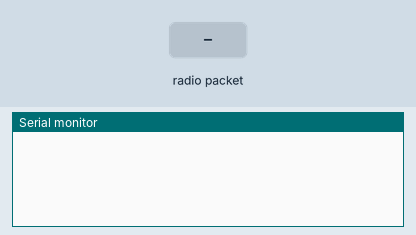
This sketch was run on a simulated ESP8266 (NodeMCU). On the bench: the last lines printed to the serial monitor. Inputs (shaded band) come from the test bench.

Above: at 1.2 s.
1.3 s: radio packet "1" arrives
At 2.1 s:
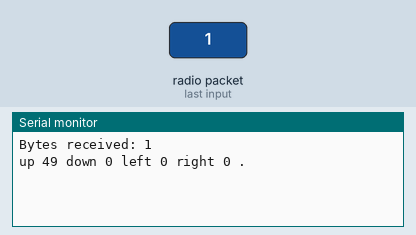
2.8 s: radio packet "0" arrives
At 3.3 s:
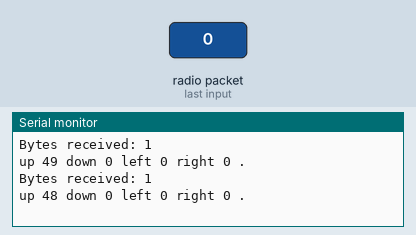
4.3 s: radio packet "2" arrives
At 5.6 s:
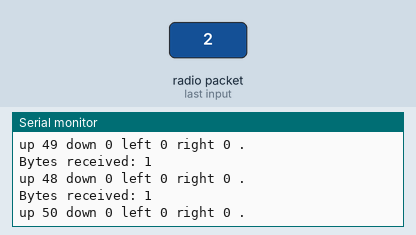

The sketch:

Joystick_Receiver_Wireless.ino
```cpp
// (licence header left out)
#include <ESP8266WiFi.h>
#include <espnow.h>

// Structure example to receive data
// Must match the sender structure
typedef struct Directions{
  bool up;
  bool down;
  bool left;
  bool right;
  bool button;
} Directions;

Directions Dirs {false, false, false, false, false};
void printDir(Directions &Dirs){

  Serial.print("up ");
  Serial.print(Dirs.up);
  Serial.print(" down ");
  Serial.print(Dirs.down);
  Serial.print(" left ");
  Serial.print(Dirs.left);
  Serial.print(" right ");
  Serial.print(Dirs.right);
  Serial.println(Dirs.button ? " !":" .");
}
// Callback function that will be executed when data is received
void OnDataRecv(uint8_t * mac, uint8_t *incomingData, uint8_t len) {
  memcpy(&Dirs, incomingData, sizeof(Dirs));
  Serial.print("Bytes received: ");
  Serial.println(len);
  printDir(Dirs);
  Serial.println();
}

void setup() {
  // Initialize Serial Monitor
  Serial.begin(115200);

  // Set device as a Wi-Fi Station
  WiFi.mode(WIFI_STA);
  WiFi.disconnect();

  // Init ESP-NOW
  if (esp_now_init() != 0) {
    Serial.println("Error initializing ESP-NOW");
    return;
  }

  // Once ESPNow is successfully Init, we will register for recv CB to
  // get recv packer info
  esp_now_set_self_role(ESP_NOW_ROLE_SLAVE);
  esp_now_register_recv_cb(OnDataRecv);
}

void loop() {

}
```

Measured:
- after the input at 1.3 s, the serial monitor: prints a new line at once (image 1)
- after the input at 2.8 s, the serial monitor: prints a new line at once (image 2)
- after the input at 4.3 s, the serial monitor: prints a new line at once (image 3)
